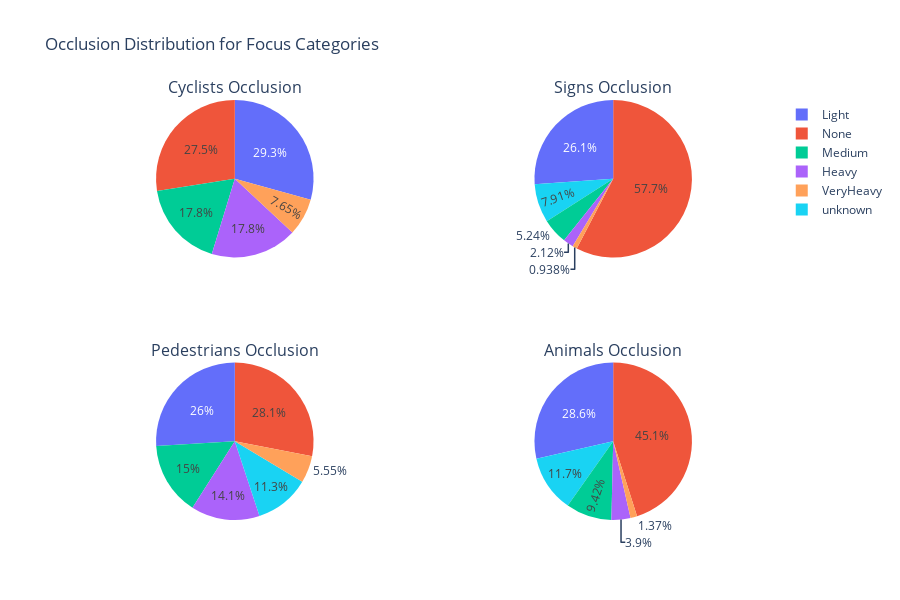

This figure's notebook cell:
### Markdown cell above
## 5. Occlusion Analysis for Focus Categories

### Code cell
if class_data and 'focus_statistics' in class_data:
    # Create occlusion analysis for each category
    fig = make_subplots(
        rows=2, cols=2,
        subplot_titles=('Cyclists Occlusion', 'Signs Occlusion', 'Pedestrians Occlusion', 'Animals Occlusion'),
        specs=[[{'type': 'pie'}, {'type': 'pie'}],
               [{'type': 'pie'}, {'type': 'pie'}]]
    )
    
    categories = ['cyclists', 'signs', 'pedestrians', 'animals']
    positions = [(1, 1), (1, 2), (2, 1), (2, 2)]
    
    for category, (row, col) in zip(categories, positions):
        if category in focus_stats:
            occlusion_data = focus_stats[category]['by_occlusion']
            
            fig.add_trace(
                go.Pie(
                    labels=list(occlusion_data.keys()),
                    values=list(occlusion_data.values()),
                    name=category.title()
                ),
                row=row, col=col
            )
    
    fig.update_layout(
        title_text="Occlusion Distribution for Focus Categories",
        showlegend=True,
        height=600
    )
    
    fig.show()
    
    # Detailed occlusion statistics
    print("=== OCCLUSION ANALYSIS FOR FOCUS CATEGORIES ===")
    for category in categories:
        if category in focus_stats:
            print(f"\n{category.upper()} OCCLUSION:")
            occlusion_data = focus_stats[category]['by_occlusion']
            total_cat = sum(occlusion_data.values())
            
            for occlusion, count in sorted(occlusion_data.items(), key=lambda x: x[1], reverse=True):
                percentage = count / total_cat * 100 if total_cat > 0 else 0
                print(f"  {occlusion:15}: {count:6,} ({percentage:5.1f}%)")

### Figure 1 — Plotly figure (JSON) as saved in the notebook; plotly's stock layout.template omitted (floating-point values rounded to 4 significant figures)
{"data": [{"domain": {"x": [0, 0.45], "y": [0.625, 1]}, "labels": ["VeryHeavy", "None", "Light", "Heavy", "Medium"], "name": "Cyclists", "type": "pie", "values": [9491, 34114, 36354, 22066, 22097]}, {"domain": {"x": [0.55, 1], "y": [0.625, 1]}, "labels": ["unknown", "None", "Medium", "Light", "VeryHeavy", "Heavy"], "name": "Signs", "type": "pie", "values": [181985, 1326254, 120526, 601129, 21568, 48724]}, {"domain": {"x": [0, 0.45], "y": [0, 0.375]}, "labels": ["None", "Light", "Medium", "unknown", "Heavy", "VeryHeavy"], "name": "Pedestrians", "type": "pie", "values": [100831, 93313, 53826, 40595, 50690, 19922]}, {"domain": {"x": [0.55, 1], "y": [0, 0.375]}, "labels": ["Light", "None", "Medium", "VeryHeavy", "unknown", "Heavy"], "name": "Animals", "type": "pie", "values": [982, 1551, 324, 47, 401, 134]}], "layout": {"annotations": [{"font": {"size": 16}, "showarrow": false, "text": "Cyclists Occlusion", "x": 0.225, "xanchor": "center", "xref": "paper", "y": 1, "yanchor": "bottom", "yref": "paper"}, {"font": {"size": 16}, "showarrow": false, "text": "Signs Occlusion", "x": 0.775, "xanchor": "center", "xref": "paper", "y": 1, "yanchor": "bottom", "yref": "paper"}, {"font": {"size": 16}, "showarrow": false, "text": "Pedestrians Occlusion", "x": 0.225, "xanchor": "center", "xref": "paper", "y": 0.375, "yanchor": "bottom", "yref": "paper"}, {"font": {"size": 16}, "showarrow": false, "text": "Animals Occlusion", "x": 0.775, "xanchor": "center", "xref": "paper", "y": 0.375, "yanchor": "bottom", "yref": "paper"}], "height": 600, "showlegend": true, "title": {"text": "Occlusion Distribution for Focus Categories"}}}
